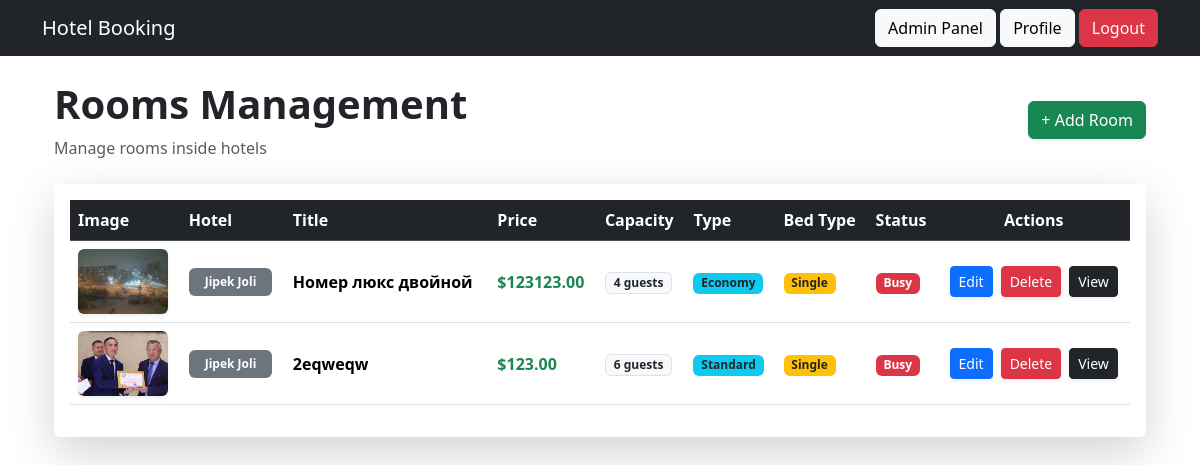
The page /admin-panel/rooms/ (signed in) on the database as committed earlier.
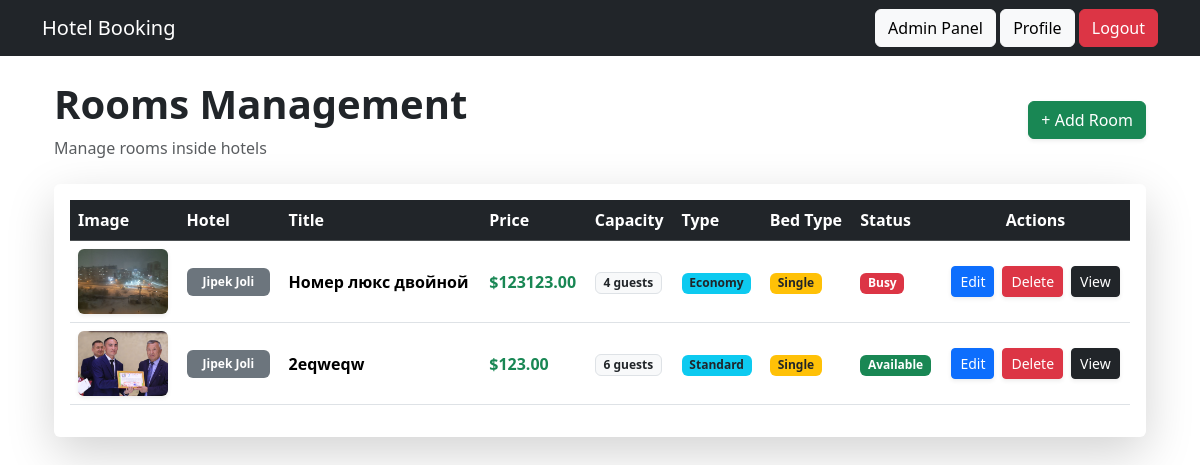
The same page on the database as committed later.
### main/models.py (models this page shows, shortened)
class Room(models.Model):
    ROOM_TYPES = (
        ('economy', 'Economy'),
        ('standard', 'Standard'),
        ('comfort', 'Comfort'),
        ('deluxe', 'Deluxe'),
        ('lux', 'Lux'),
        ('full_lux', 'Full Lux'),
        ('presidential', 'Presidential'),
    )
    hotel = models.ForeignKey(
        Hotel,
        on_delete=models.CASCADE,
        related_name='rooms'
    )
    title = models.CharField(max_length=255)
    description = models.TextField()
    room_type = models.CharField(
        max_length=20,
        choices=ROOM_TYPES,
        default='standard'
    )
    price = models.DecimalField(
        max_digits=10,
        decimal_places=2
    )
    capacity = models.PositiveIntegerField()
    size_m2 = models.PositiveIntegerField(
        null=True,
        blank=True
    )
    BED_TYPES = (
        ('single', 'Single'),
        ('double', 'Double'),
        ('triple', 'Triple'),
        ('queen (1 big bed for 1 person)', 'Queen (1 big bed for 1 person)'),
        ('king (bed for 4 people)', 'King (bed for 4 people)'),
    )
    beds = models.PositiveIntegerField(default=1)
    bed_type = models.CharField(
        max_length=50,
        choices=BED_TYPES,
        default='single'
    )
    has_wifi = models.BooleanField(default=True)
    has_breakfast = models.BooleanField(default=False)
    has_air_conditioning = models.BooleanField(default=True)
    is_available = models.BooleanField(default=True)
    rating = models.DecimalField(
        max_digits=3,
        decimal_places=1,
        default=4.0
    )
    created_at = models.DateTimeField(auto_now_add=True)

class RoomImage(models.Model):
    room = models.ForeignKey(
        Room,
        on_delete=models.CASCADE,
        related_name='images'
    )
    image = models.ImageField(upload_to='rooms/')

class Hotel(models.Model):
    title = models.CharField(max_length=255)
    description = models.TextField()
    address = models.CharField(max_length=255)
    city = models.CharField(max_length=100)
    created_at = models.DateTimeField(auto_now_add=True)

### main/views.py (the view)
# urls.py: path('admin-panel/rooms/', admin_rooms, name='admin_rooms'),
@staff_member_required
def admin_rooms(request):
    rooms = Room.objects.select_related(
        'hotel'
    )
    return render(request, 'admin/rooms.html', {
        'rooms': rooms
    })

### main/templates/admin/rooms.html (shortened to what the changed rows need)
{% extends 'base.html' %}
{% block content %}
<div class="container mt-4">
    <div class="d-flex justify-content-between align-items-center mb-4">
        <div>
            <h1 class="fw-bold">Rooms Management</h1>
        </div>
    </div>
    <div class="card border-0 shadow-lg">
        <div class="card-body">
            <div class="table-responsive">
                <table class="table table-hover align-middle">
                    <thead class="table-dark">
                        <tr>
                            <th>Image</th>
                            <th>Hotel</th>
                            <th>Title</th>
                            <th>Price</th>
                            <th>Capacity</th>
                            <th>Type</th>
                            <th>Bed Type</th>
                            <th>Status</th>
                            <th class="text-center">Actions</th>
                        </tr>
                    </thead>
                    <tbody>
                        {% for room in rooms %}
                            <tr>
                                <td>
                                    {% if room.images.first %}
                                        <img src="{{ room.images.first.image.url }}"
                                             width="90"
                                             height="65"
                                             class="rounded shadow-sm"
                                             style="object-fit: cover;">
                                    {% else %}
                                        <span class="text-muted small">
                                            No image
                                        </span>
                                    {% endif %}
                                </td>
                                <td>
                                    <span class="badge bg-secondary px-3 py-2">
                                        {{ room.hotel.title }}
                                    </span>
                                </td>
                                <td class="fw-semibold">
                                    {{ room.title }}
                                </td>
                                <td>
                                    <span class="fw-bold text-success">
                                        ${{ room.price }}
                                    </span>
                                </td>
                                <td>
                                    <span class="badge bg-light text-dark border">
                                        {{ room.capacity }} guests
                                    </span>
                                </td>
                                <td>
                                    <span class="badge bg-info text-dark">
                                        {{ room.get_room_type_display }}
                                    </span>
                                </td>
                                <td>
                                    <span class="badge bg-warning text-dark">
                                        {{ room.get_bed_type_display }}
                                    </span>
                                </td>
                                <td>
                                    {% if room.is_available %}
                                        <span class="badge bg-success">
                                            Available
                                        </span>
                                    {% else %}
                                        <span class="badge bg-danger">
                                            Busy
                                        </span>
                                    {% endif %}
                                </td>
                                <td class="text-center">
                                    <div class="d-flex gap-2 justify-content-center flex-wrap">
                                        <a href="{% url 'admin_edit_room' room.id %}"
                                           class="btn btn-primary btn-sm shadow-sm">
                                            Edit
                                        </a>
                                        <a href="{% url 'admin_delete_room' room.id %}"
                                           class="btn btn-danger btn-sm shadow-sm">
                                            Delete
                                        </a>
                                        <a href="{% url 'room_detail' room.id %}"
                                           class="btn btn-dark btn-sm shadow-sm">
                                            View
                                        </a>
                                    </div>
                                </td>
                            </tr>
                        {% empty %}
                            <tr>
                                <td colspan="8" class="text-center py-5 text-muted">
                                    No rooms found
                                </td>
                            </tr>
                        {% endfor %}
                    </tbody>
                </table>
            </div>
        </div>
    </div>
</div>
{% endblock %}

Rows that differ between the two databases and show on the page:
changed Room "2eqweqw": is_available "Busy" → "Available"
